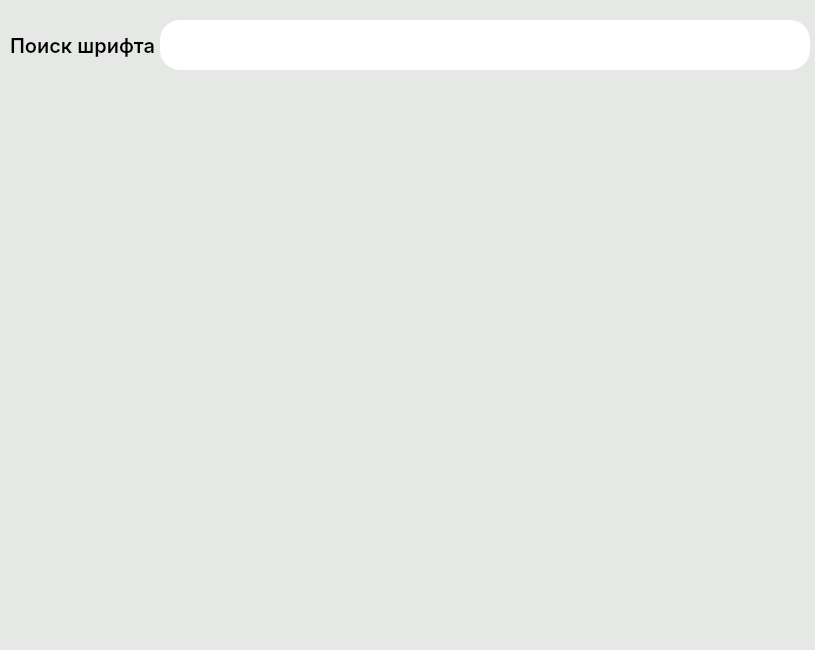
<?xml version="1.0" encoding="UTF-8"?>
<ui version="4.0">
 <class>Form</class>
 <widget class="QWidget" name="Form">
  <property name="geometry">
   <rect>
    <x>0</x>
    <y>0</y>
    <width>815</width>
    <height>650</height>
   </rect>
  </property>
  <property name="windowTitle">
   <string>Form</string>
  </property>
  <property name="styleSheet">
   <string notr="true">background-color: rgb(230, 232, 230);
</string>
  </property>
  <widget class="QLabel" name="label">
   <property name="geometry">
    <rect>
     <x>10</x>
     <y>20</y>
     <width>151</width>
     <height>51</height>
    </rect>
   </property>
   <property name="styleSheet">
    <string notr="true">font-family: Inter,sans-serif;
font-weight: 500;
font-size:20px;
</string>
   </property>
   <property name="text">
    <string>Поиск шрифта</string>
   </property>
  </widget>
  <widget class="QLineEdit" name="search_edit">
   <property name="geometry">
    <rect>
     <x>160</x>
     <y>20</y>
     <width>650</width>
     <height>50</height>
    </rect>
   </property>
   <property name="styleSheet">
    <string notr="true">border-radius: 20px;
background-color: white;</string>
   </property>
  </widget>
  <widget class="QListWidget" name="list">
   <property name="geometry">
    <rect>
     <x>5</x>
     <y>100</y>
     <width>800</width>
     <height>525</height>
    </rect>
   </property>
   <property name="minimumSize">
    <size>
     <width>0</width>
     <height>0</height>
    </size>
   </property>
   <property name="styleSheet">
    <string notr="true">QListWidget::item {
margin-right: 80px;

}
QListWidget{
border: none;
font-family: Inter,sans-serif;
font-weight: 500;
font-size:15px;
}</string>
   </property>
   <property name="lineWidth">
    <number>1</number>
   </property>
   <property name="verticalScrollBarPolicy">
    <enum>Qt::ScrollBarAsNeeded</enum>
   </property>
   <property name="horizontalScrollBarPolicy">
    <enum>Qt::ScrollBarAlwaysOff</enum>
   </property>
   <property name="autoScroll">
    <bool>true</bool>
   </property>
   <property name="autoScrollMargin">
    <number>1</number>
   </property>
   <property name="alternatingRowColors">
    <bool>false</bool>
   </property>
   <property name="iconSize">
    <size>
     <width>100</width>
     <height>100</height>
    </size>
   </property>
   <property name="verticalScrollMode">
    <enum>QAbstractItemView::ScrollPerItem</enum>
   </property>
   <property name="isWrapping" stdset="0">
    <bool>true</bool>
   </property>
   <property name="resizeMode">
    <enum>QListView::Fixed</enum>
   </property>
   <property name="layoutMode">
    <enum>QListView::SinglePass</enum>
   </property>
   <property name="spacing">
    <number>0</number>
   </property>
   <property name="viewMode">
    <enum>QListView::IconMode</enum>
   </property>
   <property name="uniformItemSizes">
    <bool>false</bool>
   </property>
   <property name="batchSize">
    <number>100</number>
   </property>
   <property name="wordWrap">
    <bool>true</bool>
   </property>
   <property name="selectionRectVisible">
    <bool>true</bool>
   </property>
  </widget>
 </widget>
 <resources/>
 <connections/>
</ui>
